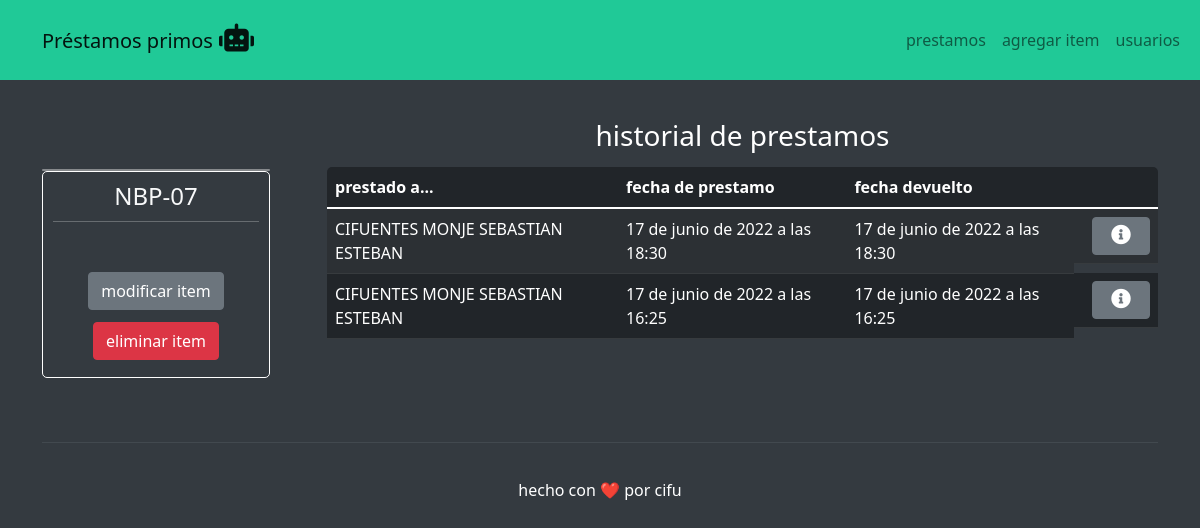
The page /30/ on the database its author committed.
### items/models.py (models this page shows, shortened)
class item(models.Model):
    nombre = models.CharField(max_length=50)
    codigo = models.CharField(max_length=50, blank=True)
    categoria = models.ForeignKey(categoria, on_delete=models.CASCADE)
    description = models.CharField(max_length=250, blank=True)
    disponible = models.BooleanField()
    def __str__(self):
        return self.nombre
    class Meta:
        ordering = ['-nombre']

class prestamo(models.Model):
    usuario = models.ForeignKey(usuario, on_delete=models.CASCADE)
    item = models.ForeignKey(item, on_delete=models.CASCADE)
    fecha_prestamo = models.DateTimeField('fecha prestamo', null=True, blank=True)
    fecha_devuelto = models.DateTimeField('fecha devuelto', null=True, blank=True)
    devuelto = models.BooleanField(default=False)

class usuario(models.Model):
    nombre = models.CharField(max_length=150)
    rol = models.CharField(max_length=15, blank=True)
    rut = models.CharField(max_length=15, blank=True)
    correo = models.CharField(max_length=150, blank=True)
    def __str__(self):
        return self.nombre
    class Meta:
        ordering = ['-nombre']

### items/views.py (the view)
# urls.py: path('<int:id>/', views.item_, name='item_'),
def item_(request, id):
    print("request de item")
    item_ = get_object_or_404(item, pk=id)
    prestamos = prestamo.objects.filter(item=item_).order_by("-fecha_prestamo")
    return(render(request, 'item.html', {'item':item_, 'prestamos':prestamos}))

### items/templates/item.html (shortened to what this page needs)
{% extends 'base.html' %}
{% block content %}
<div class="container" style="padding-top: 39px;">
    <div class="row">
        <div class="col-auto col-md-3" style="margin-top: 50px;padding-right: 45px;">
            <div class="card" style="background: rgba(255,255,255,0.5);"></div>
            <form
                style="border-radius: 5px;padding-top: 10px;padding-right: 10px;padding-bottom: 10px;padding-left: 10px;border: 1px solid var(--bs-body-bg);border-top-style: solid;">
                <h1 class="fs-4 text-center" style="color: var(--bs-gray-100);">{{ item }}</h1>
                <hr
                    style="background: var(--bs-body-bg);border-width: 1px;border-color: var(--bs-body-bg);color: var(--bs-body-bg);margin-top: 10px;margin-bottom: 10px;" />
                    <div class="d-flex d-md-flex d-lg-flex justify-content-end justify-content-md-end align-items-md-center justify-content-lg-end justify-content-xl-center"
                    style="margin-top: 50px;padding-bottom: 7px;"> <button class="btn btn-secondary" type="button">modificar item</button> </div>
                    <div class="d-flex d-md-flex d-lg-flex justify-content-end justify-content-md-end align-items-md-center justify-content-lg-end justify-content-xl-center"
                    style="margin-top: 5px;padding-bottom: 7px;"><button class="btn btn-danger" type="button">eliminar item</button></div>
            </form>
        </div>
        <div class="col-md-9">
            <div class="text-center" style="margin-top: 0px;margin-bottom: 14px;">
                <h3 style="color: var(--bs-body-bg);">historial de prestamos</h3>
            </div>
            <div class="table-responsive" style="border-radius: 5px;border: 1px none var(--bs-body-bg);">
                <table class="table table-striped table-dark">
                    <thead>
                        <tr>
                            <th>prestado a...</th>
                            <th>fecha de prestamo</th>
                            <th>fecha devuelto</th>
                            <th></th>
                        </tr>
                    </thead>
                    <tbody>
                        {% for prestamo in prestamos %}
                        <tr>
                            <td>{{prestamo.usuario}}</td>
                            <td>{{prestamo.fecha_prestamo}}</td>
                            {% if prestamo.fecha_devuelto %}
                            <td>{{prestamo.fecha_devuelto}}</td>
                            {% else %}
                            <td> </td>
                            {% endif %}
                            <td class="d-lg-flex justify-content-lg-center"><button class="btn btn-secondary"
                                    type="button"
                                    style="text-align: center;padding-left: 18px;padding-right: 18px;margin-left: 10px;"><i
                                        class="fas fa-info-circle fs-5"></i></button></td>
                        </tr>
                        {% endfor %}
                    </tbody>
                </table>
            </div>
        </div>
    </div>
</div>
{% endblock %}

### static/css/Profile-Edit-Form-1.css (style rules this page uses)
hr { height: 2px; }

### static/css/Profile-Edit-Form.css (style rules this page uses)
hr { height: 2px; }

### rows shown on the page
item: nombre "NBP-07"
prestamo: usuario "CIFUENTES MONJE SEBASTIAN ESTEBAN", fecha_prestamo "17 de junio de 2022 a las 18:30", fecha_devuelto "17 de junio de 2022 a las 18:30"
prestamo: usuario "CIFUENTES MONJE SEBASTIAN ESTEBAN", fecha_prestamo "17 de junio de 2022 a las 16:25", fecha_devuelto "17 de junio de 2022 a las 16:25"
